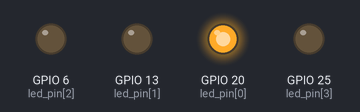
The program below on a simulated Raspberry Pi (BCM pin numbers). Shown: output pins drawn as LEDs (lit = HIGH).

Above: at 0.2 s.
At 1.2 s:
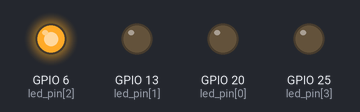
At 2.7 s:
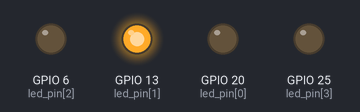
At 3.7 s:
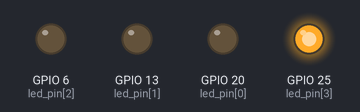
Timing chart, 0 to 4.6 s (numbered marks = the images above):
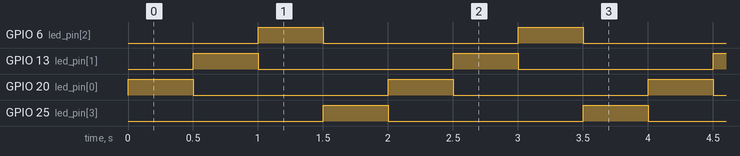

The program:

hat_test.py
```python
import RPi.GPIO as GPIO
from time import *

led_pin = 20,13,6,25
but_pin = 17


GPIO.setmode(GPIO.BCM)
GPIO.setwarnings(False)
[GPIO.setup(i, GPIO.OUT) for i in led_pin]
GPIO.setup(but_pin, GPIO.IN)

def led_set(ix):
    for i in led_pin:
        GPIO.output(i, GPIO.LOW)
    GPIO.output(led_pin[ix], GPIO.HIGH)

i = 0
while True:
    led_set(i)
    i = (i+1)%4
    sleep(0.5)
```

Measured:
- by itself, GPIO 6 (led_pin[2]), GPIO 13 (led_pin[1]), GPIO 20 (led_pin[0]), GPIO 25 (led_pin[3]): alternates HIGH for 0.50 s and LOW for 1.5 s
- by itself, everything shown: repeats every 2.0 s, in 4 steps
